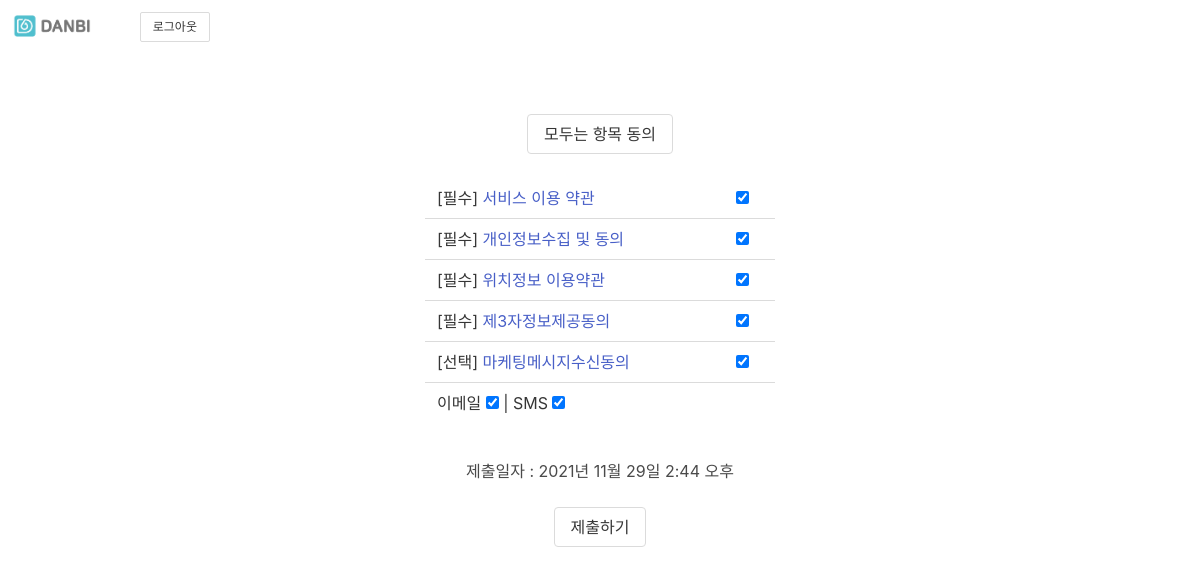
Page /term_update/8/ (signed in) on the committed database.
### app_account/models.py (models this page shows)
class Agreement(models.Model):
    user = models.ForeignKey(User, on_delete=models.CASCADE, null=True)
    term_agreement = models.BooleanField(default=False,)
    private_agreement = models.BooleanField(default=False )
    geoLocation_agreement = models.BooleanField(default=False )
    provide_third_parties_agreement = models.BooleanField(default=False)
    marketing_agreement = models.BooleanField(default=False, null=True)
    email_marketing_agreement = models.BooleanField(default=False, null=True)
    sms_agreement = models.BooleanField(null=True, default=False)
    dt_created = models.DateTimeField(auto_now_add=True)
    dt_updated = models.DateTimeField(auto_now=True)

### app_account/views.py (the view)
class AgreementUpdateView(UpdateView):
    model = Agreement
    context_object_name = 'form'
    form_class = AgreementForm
    template_name = 'app_account/agreement.html'
    success_url = '/'
    def dispatch(self, request, *args, **kwargs):
        if request.user.is_authenticated and request.user.id == self.get_object().id:
            return super(AgreementUpdateView, self).dispatch(request, *args, **kwargs)
        else:
            raise PermissionDenied
    def get_object(self, queryset=None):
        pk_url_kwarg = Agreement.objects.filter(user=self.request.user)[0]
        return pk_url_kwarg
    def get_context_data(self, **kwargs):
        context = super().get_context_data(**kwargs)
        return context

### app_account/forms.py
class AgreementForm(forms.ModelForm):
    class Meta:
        model = Agreement
        fields = ['term_agreement', 'private_agreement', 'geoLocation_agreement', 'provide_third_parties_agreement', 'marketing_agreement', 'email_marketing_agreement', 'sms_agreement', ]
        widgets = {
            'term_agreement': forms.CheckboxInput,
            'private_agreement': forms.CheckboxInput,
            'geoLocation_agreement': forms.CheckboxInput,
            'provide_third_parties_agreement': forms.CheckboxInput,
            'marketing_agreement': forms.CheckboxInput,
            'email_marketing_agreement': forms.CheckboxInput,
            'sms_agreement': forms.CheckboxInput,
        }

### app_account/templates/app_account/agreement.html (shortened to what this page needs)
{% extends 'base.html' %}
{% load static %}
{% load widget_tweaks %}
{% block contents %}
<div class="section">
     <div class="column box-centered">
         <button class="button" id="btn">모두는 항목 동의</button>
     </div>
    <div class="column box-centered">
        <form  method="post" id="term-form">{% csrf_token %}
            <table class="table is-fullwidth" style="max-width: 500px; min-width: 350px; bord">
                <tr>
                    <td> [필수] <a href="#">서비스 이용 약관</a></td>
                    <td>{{ form.term_agreement |add_class:'term-check' }}</td>
                </tr>
                <tr>
                    <td>[필수] <a href="#">개인정보수집 및 동의</a></td>
                    <td>{{ form.private_agreement |add_class:'term-check'}}</td>
                </tr>
                <tr>
                    <td>[필수] <a href="#">위치정보 이용약관</a></td>
                    <td>{{ form.geoLocation_agreement |add_class:'term-check'}}</td>
                </tr>
                <tr>
                    <td>[필수] <a href="#">제3자정보제공동의</a>  </td>
                    <td>{{ form.provide_third_parties_agreement |add_class:'term-check'}}</td>
                </tr>
                <tr>
                    <td>[선택] <a href="#">마케팅메시지수신동의</a></td>
                    <td>{{ form.marketing_agreement |add_class:'term-check'}}</td>
                </tr>
                <tr>
                    <td><span>이메일 </span>{{ form.email_marketing_agreement |add_class:'term-check'}}  | <span>SMS </span>{{ form.sms_agreement |add_class:'term-check'}}</td>
                    <td></td>
                </tr>
            </table>
            <div class="column box-centered">
                {% if object.user.dt_created %}
                    <p>제출일자 : {{ object.dt_created }}</p>
                {% endif %}
            </div>
            <div class="column box-centered">
                <button class="button " id="submit">제출하기</button>
            </div>
        </form>
    </div>
</div>
{% endblock contents %}

### app_account/templates/app_account/agreement.html (style rules this page uses)
.box-centered { display: flex; align-items: center; flex-direction: row; justify-content: center; }

### rows in the picture
Agreement: term_agreement "☑", private_agreement "☑", geoLocation_agreement "☑", provide_third_parties_agreement "☑", marketing_agreement "☑", email_marketing_agreement "☑", sms_agreement "☑", dt_created "2021년 11월 29일 2:44 오후"
